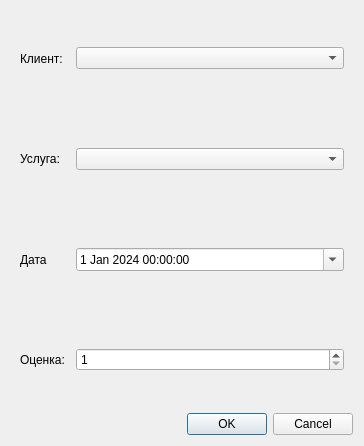
<?xml version="1.0" encoding="UTF-8"?>
<ui version="4.0">
 <class>Dialog</class>
 <widget class="QDialog" name="Dialog">
  <property name="geometry">
   <rect>
    <x>0</x>
    <y>0</y>
    <width>364</width>
    <height>446</height>
   </rect>
  </property>
  <property name="windowTitle">
   <string>Dialog</string>
  </property>
  <layout class="QVBoxLayout" name="verticalLayout">
   <item>
    <widget class="QWidget" name="widget_3" native="true">
     <layout class="QHBoxLayout" name="horizontalLayout_3">
      <item>
       <widget class="QLabel" name="label">
        <property name="minimumSize">
         <size>
          <width>50</width>
          <height>0</height>
         </size>
        </property>
        <property name="maximumSize">
         <size>
          <width>50</width>
          <height>16777215</height>
         </size>
        </property>
        <property name="text">
         <string>Клиент:</string>
        </property>
       </widget>
      </item>
      <item>
       <widget class="QComboBox" name="clientComboBox"/>
      </item>
     </layout>
    </widget>
   </item>
   <item>
    <widget class="QWidget" name="widget_4" native="true">
     <layout class="QHBoxLayout" name="horizontalLayout_4">
      <item>
       <widget class="QLabel" name="label_3">
        <property name="minimumSize">
         <size>
          <width>50</width>
          <height>0</height>
         </size>
        </property>
        <property name="maximumSize">
         <size>
          <width>50</width>
          <height>16777215</height>
         </size>
        </property>
        <property name="text">
         <string>Услуга:</string>
        </property>
       </widget>
      </item>
      <item>
       <widget class="QComboBox" name="serviceComboBox"/>
      </item>
     </layout>
    </widget>
   </item>
   <item>
    <widget class="QWidget" name="widget" native="true">
     <layout class="QHBoxLayout" name="horizontalLayout_2">
      <item>
       <widget class="QLabel" name="label_4">
        <property name="minimumSize">
         <size>
          <width>50</width>
          <height>0</height>
         </size>
        </property>
        <property name="maximumSize">
         <size>
          <width>50</width>
          <height>16777215</height>
         </size>
        </property>
        <property name="text">
         <string>Дата</string>
        </property>
       </widget>
      </item>
      <item>
       <widget class="QDateTimeEdit" name="dateTimeEdit">
        <property name="autoFillBackground">
         <bool>false</bool>
        </property>
        <property name="inputMethodHints">
         <set>Qt::ImhPreferNumbers</set>
        </property>
        <property name="showGroupSeparator" stdset="0">
         <bool>false</bool>
        </property>
        <property name="date">
         <date>
          <year>2024</year>
          <month>1</month>
          <day>1</day>
         </date>
        </property>
        <property name="calendarPopup">
         <bool>true</bool>
        </property>
        <property name="timeSpec">
         <enum>Qt::LocalTime</enum>
        </property>
       </widget>
      </item>
     </layout>
    </widget>
   </item>
   <item>
    <widget class="QWidget" name="widget_2" native="true">
     <layout class="QHBoxLayout" name="horizontalLayout">
      <item>
       <widget class="QLabel" name="label_2">
        <property name="minimumSize">
         <size>
          <width>50</width>
          <height>0</height>
         </size>
        </property>
        <property name="maximumSize">
         <size>
          <width>50</width>
          <height>16777215</height>
         </size>
        </property>
        <property name="text">
         <string>Оценка:</string>
        </property>
       </widget>
      </item>
      <item>
       <widget class="QSpinBox" name="feedbackSpinBox">
        <property name="minimum">
         <number>1</number>
        </property>
        <property name="maximum">
         <number>5</number>
        </property>
       </widget>
      </item>
     </layout>
    </widget>
   </item>
   <item>
    <widget class="QDialogButtonBox" name="buttonBox">
     <property name="orientation">
      <enum>Qt::Horizontal</enum>
     </property>
     <property name="standardButtons">
      <set>QDialogButtonBox::Cancel|QDialogButtonBox::Ok</set>
     </property>
    </widget>
   </item>
  </layout>
 </widget>
 <resources/>
 <connections>
  <connection>
   <sender>buttonBox</sender>
   <signal>accepted()</signal>
   <receiver>Dialog</receiver>
   <slot>accept()</slot>
   <hints>
    <hint type="sourcelabel">
     <x>248</x>
     <y>254</y>
    </hint>
    <hint type="destinationlabel">
     <x>157</x>
     <y>274</y>
    </hint>
   </hints>
  </connection>
  <connection>
   <sender>buttonBox</sender>
   <signal>rejected()</signal>
   <receiver>Dialog</receiver>
   <slot>reject()</slot>
   <hints>
    <hint type="sourcelabel">
     <x>316</x>
     <y>260</y>
    </hint>
    <hint type="destinationlabel">
     <x>286</x>
     <y>274</y>
    </hint>
   </hints>
  </connection>
 </connections>
</ui>
